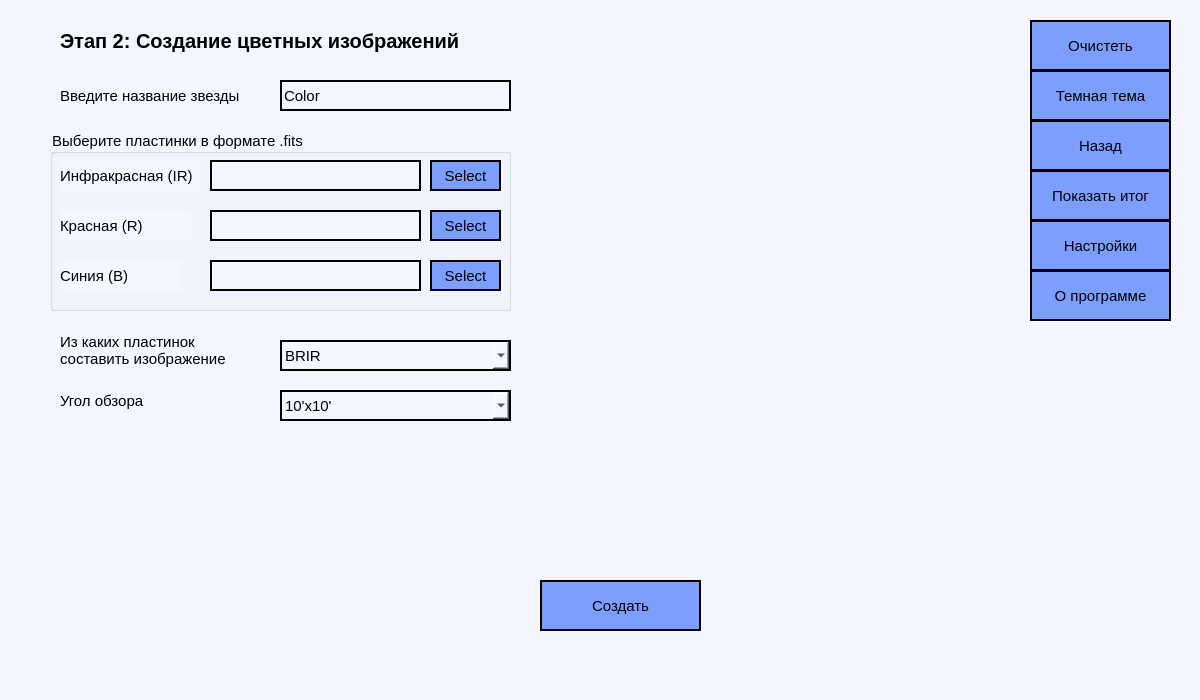
<?xml version="1.0" encoding="UTF-8"?>
<ui version="4.0">
 <class>widget</class>
 <widget class="QWidget" name="widget">
  <property name="geometry">
   <rect>
    <x>0</x>
    <y>0</y>
    <width>1200</width>
    <height>700</height>
   </rect>
  </property>
  <property name="minimumSize">
   <size>
    <width>1200</width>
    <height>700</height>
   </size>
  </property>
  <property name="windowTitle">
   <string>Обработка пластинок</string>
  </property>
  <property name="styleSheet">
   <string notr="true">QWidget {
	background-color: rgb(243, 245, 255);
}

QPushButton {
	border: 2px solid rgb(0, 0, 0);
	background-color: rgb(124, 159, 255);
	color: rgb(0, 0, 0);
}

QLabel {
	color: rgb(0, 0, 0)
}

QLineEdit {
	background-color: rgb(243, 245, 255);
	border: 2px solid rgb(0, 0, 0);
}

QLineEdit:hover {
	background-color: rgb(217, 222, 255);
}

QGroupBox{
	color: rgb(0, 0, 0);
	background-color: rgb(243, 245, 255);
}

QComboBox {
	border: 2px solid rgb(0, 0, 0);
	background-color: rgb(243, 245, 255);
}

QComboBox:hover {
	background-color: rgb(124, 159, 255);
}

QComboBox QAbstractItemView {
	border: 2px solid rgb(0, 0, 0);
	background-color: rgb(243, 245, 255);
	selection-background-color: rgb(217, 222, 255);
	selection-color: rgb(0, 0, 0)
}

QComboBox::drop-down:hover {
    background-color: rgb(190, 137, 255);
}

QPushButton:hover{
	background-color: rgb(190, 137, 255);
	color: rgb(0, 0,0);
}

QPushButton:pressed {
	background-color:rgb(189, 23, 87);
}

QSlider::groove:horizontal {
	border: 0px;
}
 
QSlider::sub-page:horizontal {
	background-color: rgb(11, 20, 197);
	margin-top:8px;
	margin-bottom:8px;
	border-radius: 2px;
}
 
QSlider::add-page:horizontal {
	background:  rgb(131, 0, 81);
	border: 0px solid #777;
	border-radius: 2px;
	margin-top:8px;
	margin-bottom:8px;
}
 
QSlider::handle:horizontal {
	background: rgb(124, 159, 255);
	border: 2px solid rgb(0, 0, 0);
	width: 12px;
	border-radius: 4px;
	margin-top:2px;
	margin-bottom:2px;
}
 
QSlider::handle:horizontal:hover {
	background-color: rgb(190, 137, 255)
}



</string>
  </property>
  <widget class="QLabel" name="name">
   <property name="geometry">
    <rect>
     <x>60</x>
     <y>80</y>
     <width>191</width>
     <height>31</height>
    </rect>
   </property>
   <property name="font">
    <font>
     <pointsize>11</pointsize>
     <italic>false</italic>
     <underline>false</underline>
     <strikeout>false</strikeout>
    </font>
   </property>
   <property name="text">
    <string>Введите название звезды</string>
   </property>
  </widget>
  <widget class="QLineEdit" name="name_in">
   <property name="geometry">
    <rect>
     <x>280</x>
     <y>80</y>
     <width>231</width>
     <height>31</height>
    </rect>
   </property>
   <property name="font">
    <font>
     <pointsize>11</pointsize>
    </font>
   </property>
   <property name="text">
    <string>Color</string>
   </property>
  </widget>
  <widget class="QGroupBox" name="platesBox">
   <property name="geometry">
    <rect>
     <x>50</x>
     <y>130</y>
     <width>461</width>
     <height>181</height>
    </rect>
   </property>
   <property name="font">
    <font>
     <pointsize>11</pointsize>
    </font>
   </property>
   <property name="title">
    <string>Выберите пластинки в формате .fits</string>
   </property>
   <widget class="QLineEdit" name="R_line">
    <property name="geometry">
     <rect>
      <x>160</x>
      <y>30</y>
      <width>211</width>
      <height>31</height>
     </rect>
    </property>
    <property name="font">
     <font>
      <pointsize>11</pointsize>
     </font>
    </property>
   </widget>
   <widget class="QLabel" name="R">
    <property name="geometry">
     <rect>
      <x>10</x>
      <y>30</y>
      <width>141</width>
      <height>31</height>
     </rect>
    </property>
    <property name="font">
     <font>
      <pointsize>11</pointsize>
     </font>
    </property>
    <property name="text">
     <string>Инфракрасная (IR)</string>
    </property>
   </widget>
   <widget class="QLabel" name="G">
    <property name="geometry">
     <rect>
      <x>10</x>
      <y>80</y>
      <width>131</width>
      <height>31</height>
     </rect>
    </property>
    <property name="font">
     <font>
      <pointsize>11</pointsize>
     </font>
    </property>
    <property name="text">
     <string>Красная (R)</string>
    </property>
   </widget>
   <widget class="QLineEdit" name="G_line">
    <property name="geometry">
     <rect>
      <x>160</x>
      <y>80</y>
      <width>211</width>
      <height>31</height>
     </rect>
    </property>
    <property name="font">
     <font>
      <pointsize>11</pointsize>
     </font>
    </property>
   </widget>
   <widget class="QLabel" name="B">
    <property name="geometry">
     <rect>
      <x>10</x>
      <y>130</y>
      <width>121</width>
      <height>31</height>
     </rect>
    </property>
    <property name="font">
     <font>
      <pointsize>11</pointsize>
     </font>
    </property>
    <property name="text">
     <string>Синия (B)</string>
    </property>
   </widget>
   <widget class="QLineEdit" name="B_line">
    <property name="geometry">
     <rect>
      <x>160</x>
      <y>130</y>
      <width>211</width>
      <height>31</height>
     </rect>
    </property>
    <property name="font">
     <font>
      <pointsize>11</pointsize>
     </font>
    </property>
   </widget>
   <widget class="QPushButton" name="R_btn">
    <property name="geometry">
     <rect>
      <x>380</x>
      <y>30</y>
      <width>71</width>
      <height>31</height>
     </rect>
    </property>
    <property name="font">
     <font>
      <pointsize>11</pointsize>
     </font>
    </property>
    <property name="text">
     <string>Select</string>
    </property>
   </widget>
   <widget class="QPushButton" name="G_btn">
    <property name="geometry">
     <rect>
      <x>380</x>
      <y>80</y>
      <width>71</width>
      <height>31</height>
     </rect>
    </property>
    <property name="font">
     <font>
      <pointsize>11</pointsize>
     </font>
    </property>
    <property name="text">
     <string>Select</string>
    </property>
   </widget>
   <widget class="QPushButton" name="B_btn">
    <property name="geometry">
     <rect>
      <x>380</x>
      <y>130</y>
      <width>71</width>
      <height>31</height>
     </rect>
    </property>
    <property name="font">
     <font>
      <pointsize>11</pointsize>
     </font>
    </property>
    <property name="text">
     <string>Select</string>
    </property>
   </widget>
  </widget>
  <widget class="QLabel" name="color_size">
   <property name="geometry">
    <rect>
     <x>60</x>
     <y>390</y>
     <width>101</width>
     <height>21</height>
    </rect>
   </property>
   <property name="font">
    <font>
     <pointsize>11</pointsize>
    </font>
   </property>
   <property name="text">
    <string>Угол обзора</string>
   </property>
  </widget>
  <widget class="QLabel" name="color_combinations">
   <property name="geometry">
    <rect>
     <x>60</x>
     <y>330</y>
     <width>181</width>
     <height>41</height>
    </rect>
   </property>
   <property name="font">
    <font>
     <pointsize>11</pointsize>
    </font>
   </property>
   <property name="text">
    <string>Из каких пластинок составить изображение</string>
   </property>
   <property name="wordWrap">
    <bool>true</bool>
   </property>
  </widget>
  <widget class="QComboBox" name="color_combinations_value">
   <property name="geometry">
    <rect>
     <x>280</x>
     <y>340</y>
     <width>231</width>
     <height>31</height>
    </rect>
   </property>
   <property name="font">
    <font>
     <pointsize>11</pointsize>
    </font>
   </property>
   <item>
    <property name="text">
     <string>BRIR</string>
    </property>
   </item>
   <item>
    <property name="text">
     <string>B+R</string>
    </property>
   </item>
  </widget>
  <widget class="QComboBox" name="color_size_value">
   <property name="geometry">
    <rect>
     <x>280</x>
     <y>390</y>
     <width>231</width>
     <height>31</height>
    </rect>
   </property>
   <property name="font">
    <font>
     <pointsize>11</pointsize>
    </font>
   </property>
   <item>
    <property name="text">
     <string>10'x10'</string>
    </property>
   </item>
   <item>
    <property name="text">
     <string>5'x5'</string>
    </property>
   </item>
  </widget>
  <widget class="QPushButton" name="clear_btn">
   <property name="geometry">
    <rect>
     <x>1030</x>
     <y>20</y>
     <width>141</width>
     <height>51</height>
    </rect>
   </property>
   <property name="font">
    <font>
     <pointsize>11</pointsize>
    </font>
   </property>
   <property name="text">
    <string>Очистеть</string>
   </property>
  </widget>
  <widget class="QPushButton" name="dark_btn">
   <property name="geometry">
    <rect>
     <x>1030</x>
     <y>70</y>
     <width>141</width>
     <height>51</height>
    </rect>
   </property>
   <property name="font">
    <font>
     <pointsize>11</pointsize>
    </font>
   </property>
   <property name="text">
    <string>Темная тема</string>
   </property>
  </widget>
  <widget class="QPushButton" name="beak_btn">
   <property name="geometry">
    <rect>
     <x>1030</x>
     <y>120</y>
     <width>141</width>
     <height>51</height>
    </rect>
   </property>
   <property name="font">
    <font>
     <pointsize>11</pointsize>
    </font>
   </property>
   <property name="text">
    <string>Назад</string>
   </property>
  </widget>
  <widget class="QPushButton" name="butn4">
   <property name="geometry">
    <rect>
     <x>1030</x>
     <y>170</y>
     <width>141</width>
     <height>51</height>
    </rect>
   </property>
   <property name="font">
    <font>
     <pointsize>11</pointsize>
    </font>
   </property>
   <property name="text">
    <string>Показать итог</string>
   </property>
  </widget>
  <widget class="QPushButton" name="settings_btn">
   <property name="geometry">
    <rect>
     <x>1030</x>
     <y>220</y>
     <width>141</width>
     <height>51</height>
    </rect>
   </property>
   <property name="font">
    <font>
     <pointsize>11</pointsize>
    </font>
   </property>
   <property name="text">
    <string>Настройки</string>
   </property>
  </widget>
  <widget class="QPushButton" name="inf_btn">
   <property name="geometry">
    <rect>
     <x>1030</x>
     <y>270</y>
     <width>141</width>
     <height>51</height>
    </rect>
   </property>
   <property name="font">
    <font>
     <pointsize>11</pointsize>
    </font>
   </property>
   <property name="text">
    <string>О программе</string>
   </property>
  </widget>
  <widget class="QPushButton" name="color_btn">
   <property name="geometry">
    <rect>
     <x>540</x>
     <y>580</y>
     <width>161</width>
     <height>51</height>
    </rect>
   </property>
   <property name="font">
    <font>
     <pointsize>11</pointsize>
    </font>
   </property>
   <property name="text">
    <string>Создать</string>
   </property>
  </widget>
  <widget class="QLabel" name="title">
   <property name="geometry">
    <rect>
     <x>60</x>
     <y>20</y>
     <width>431</width>
     <height>41</height>
    </rect>
   </property>
   <property name="font">
    <font>
     <pointsize>15</pointsize>
     <weight>75</weight>
     <bold>true</bold>
    </font>
   </property>
   <property name="text">
    <string>Этап 2: Cоздание цветных изображений</string>
   </property>
  </widget>
 </widget>
 <resources/>
 <connections/>
</ui>
